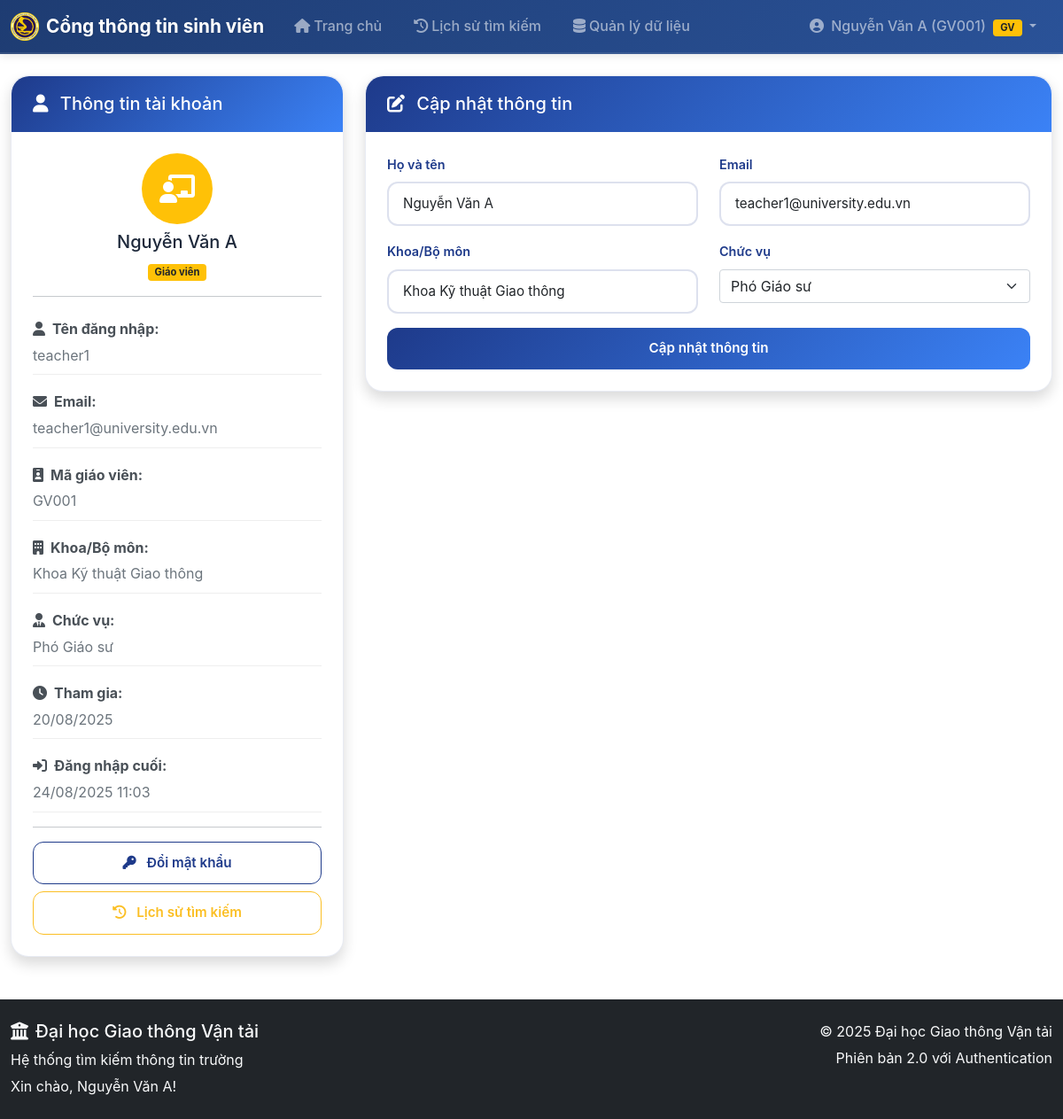
/profile (signed in), run on an earlier commit of the app's database.
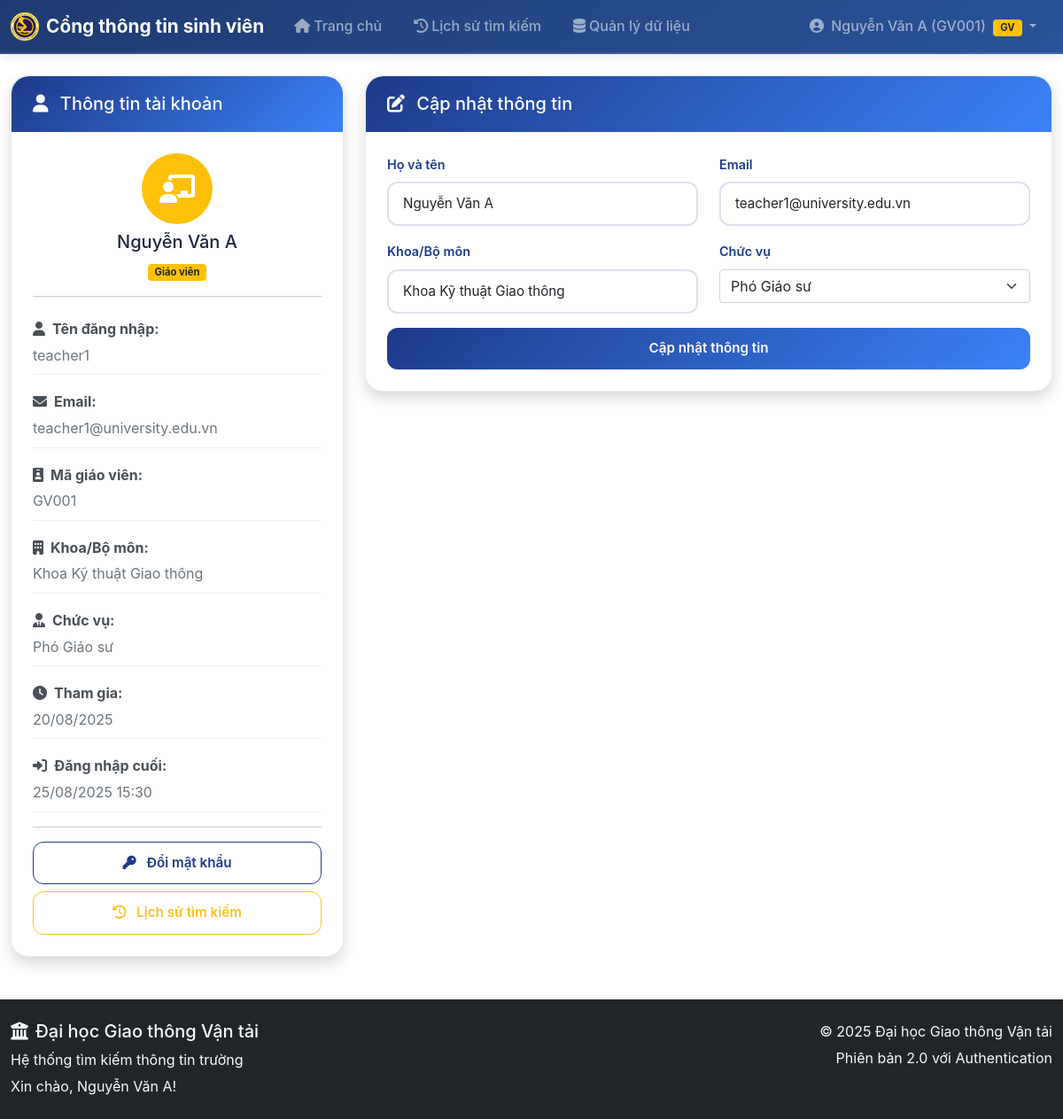
And on a later commit of the database.
### models.py (models this page shows, shortened)
class User(UserMixin, db.Model):
    id = db.Column(db.Integer, primary_key=True)
    username = db.Column(db.String(80), unique=True, nullable=False)
    email = db.Column(db.String(120), unique=True, nullable=False)
    password_hash = db.Column(db.String(255), nullable=False)
    full_name = db.Column(db.String(100), nullable=False)
    role = db.Column(db.String(20), nullable=False, default='teacher')
    teacher_id = db.Column(db.String(20), unique=True, nullable=True)  # Mã giáo viên
    department = db.Column(db.String(100), nullable=True)  # Khoa/Bộ môn
    position = db.Column(db.String(50), nullable=True)  # Chức vụ
    is_active = db.Column(db.Boolean, default=True, nullable=False)
    approval_status = db.Column(db.String(20), default='approved', nullable=False)  # 'pending', 'approved', 'rejected'
    created_at = db.Column(db.DateTime, default=datetime.utcnow)
    last_login = db.Column(db.DateTime, nullable=True)
    def is_teacher(self):
        return self.role == 'teacher'
    def is_admin(self):
        return self.username == 'admin' or self.role == 'admin'
    def get_display_name(self):
        if self.role == 'teacher' and self.teacher_id:
            return f"{self.full_name} ({self.teacher_id})"
        return self.full_name

### app.py (the view, shortened to what this page needs)
@app.route('/profile', methods=['GET', 'POST'])
@login_required
def profile():
    form = ProfileForm()
    if request.method == 'GET':
        form.full_name.data = current_user.full_name
        form.email.data = current_user.email
        form.department.data = current_user.department
        form.position.data = current_user.position
    return render_template('auth/profile.html', form=form)

### forms.py
class ProfileForm(FlaskForm):
    full_name = StringField('Họ và tên', validators=[
        DataRequired(message='Vui lòng nhập họ và tên'),
        Length(min=2, max=100, message='Họ tên phải từ 2-100 ký tự')
    ])
    email = StringField('Email', validators=[
        DataRequired(message='Vui lòng nhập email'),
        Email(message='Email không hợp lệ')
    ])
    major = StringField('Ngành học', validators=[Optional(), Length(max=100)])
    year = IntegerField('Năm học', validators=[Optional()])
    department = StringField('Khoa/Bộ môn', validators=[Optional(), Length(max=100)])
    position = SelectField('Chức vụ', choices=[
        ('', '-- Chọn chức vụ --'),
        ('giang_vien', 'Giảng viên'),
        ('pho_giao_su', 'Phó Giáo sư'),
        ('giao_su', 'Giáo sư'),
        ('truong_khoa', 'Trưởng khoa'),
        ('pho_truong_khoa', 'Phó Trưởng khoa'),
        ('truong_bo_mon', 'Trưởng bộ môn'),
        ('khac', 'Khác')
    ], validators=[Optional()])
    submit = SubmitField('Cập nhật thông tin')

### app.py (called while the page is built)
@login_manager.user_loader
def load_user(user_id):
    return db.session.get(User, int(user_id))

### templates/auth/profile.html (shortened to what the changed rows need)
{% extends "base.html" %}
{% block content %}
<div class="row">
    <div class="col-md-4">
        <div class="card shadow">
            <div class="card-body">
                <div class="text-center mb-3">
                    <div class="avatar-circle bg-warning text-white">
                        <i class="fas fa-chalkboard-teacher fa-2x"></i>
                    </div>
                    <h5 class="mt-2">{{ current_user.full_name }}</h5>
                    <span class="badge bg-warning text-dark">Giáo viên</span>
                </div>
                <div class="info-item">
                    <strong><i class="fas fa-user me-2"></i>Tên đăng nhập:</strong>
                    <span>{{ current_user.username }}</span>
                </div>
                <div class="info-item">
                    <strong><i class="fas fa-envelope me-2"></i>Email:</strong>
                    <span>{{ current_user.email }}</span>
                </div>
                <div class="info-item">
                    <strong><i class="fas fa-id-badge me-2"></i>Mã giáo viên:</strong>
                    <span>{{ current_user.teacher_id or 'Chưa cập nhật' }}</span>
                </div>
                <div class="info-item">
                    <strong><i class="fas fa-building me-2"></i>Khoa/Bộ môn:</strong>
                    <span>{{ current_user.department or 'Chưa cập nhật' }}</span>
                </div>
                <div class="info-item">
                    <strong><i class="fas fa-clock me-2"></i>Tham gia:</strong>
                    <span>{{ current_user.created_at.strftime('%d/%m/%Y') if current_user.created_at else 'N/A' }}</span>
                </div>
                <div class="info-item">
                    <strong><i class="fas fa-sign-in-alt me-2"></i>Đăng nhập cuối:</strong>
                    <span>{{ current_user.last_login.strftime('%d/%m/%Y %H:%M') if current_user.last_login else 'Chưa có' }}</span>
                </div>
            </div>
        </div>
    </div>
    <div class="col-md-8">
        <div class="card shadow">
            <div class="card-body">
                <form method="POST">
                    <div class="row">
                        <div class="col-md-6 mb-3">
                            {{ form.full_name.label(class="form-label") }}
                            {{ form.full_name(class="form-control" + (" is-invalid" if form.full_name.errors else "")) }}
                        </div>
                        <div class="col-md-6 mb-3">
                            {{ form.email.label(class="form-label") }}
                            {{ form.email(class="form-control" + (" is-invalid" if form.email.errors else "")) }}
                        </div>
                    </div>
                    <div class="row">
                        <div class="col-md-6 mb-3">
                            {{ form.department.label(class="form-label") }}
                            {{ form.department(class="form-control" + (" is-invalid" if form.department.errors else "")) }}
                        </div>
                        <div class="col-md-6 mb-3">
                            {{ form.position.label(class="form-label") }}
                            {{ form.position(class="form-select" + (" is-invalid" if form.position.errors else "")) }}
                        </div>
                    </div>
                </form>
            </div>
        </div>
    </div>
</div>
{% endblock %}

### templates/base.html (shortened to what the changed rows need)
<!DOCTYPE html>
<html lang="vi">
<head>
    <link href="https://cdn.jsdelivr.net/npm/bootstrap@5.1.3/dist/css/bootstrap.min.css" rel="stylesheet">
    <link rel="stylesheet" href="https://cdnjs.cloudflare.com/ajax/libs/font-awesome/6.0.0/css/all.min.css">
    <link rel="stylesheet" href="{{ url_for('static', filename='css/style.css') }}">
</head>
<body>
    <nav class="navbar navbar-expand-lg navbar-dark" style="background: linear-gradient(135deg, #1e3c72 0%, #2a5298 100%);">
        <div class="container">
            <div class="collapse navbar-collapse" id="navbarNav">
                <ul class="navbar-nav">
                    {% if current_user.is_authenticated %}
                        <li class="nav-item dropdown">
                            <a class="nav-link dropdown-toggle px-3" href="#" id="navbarDropdown" role="button" data-bs-toggle="dropdown">
                                <i class="fas fa-user-circle me-1"></i>
                                {{ current_user.get_display_name() }}
                                {% if current_user.is_authenticated and current_user.is_teacher() %}
                                    <span class="badge bg-warning text-dark ms-1">GV</span>
                                {% endif %}
                            </a>
                        </li>
                    {% endif %}
                </ul>
            </div>
        </div>
    </nav>
    <main class="container mt-4">
        {% block content %}{% endblock %}
    </main>
    <footer class="bg-dark text-light py-4 mt-5">
        <div class="container">
            <div class="row">
                <div class="col-md-6">
                    <h5><i class="fas fa-university me-2"></i>Đại học Giao thông Vận tải</h5>
                    <p class="mb-1">Hệ thống tìm kiếm thông tin trường</p>
                    <p class="mb-0">
                        {% if current_user.is_authenticated %}
                            Xin chào, {{ current_user.full_name }}!
                        {% else %}
                            Tìm kiếm mở cho tất cả mọi người - Không cần đăng nhập
                        {% endif %}
                    </p>
                </div>
            </div>
        </div>
    </footer>
</body>
</html>

What changed in the data, as far as the page shows it:
changed User "Nguyễn Văn A": last_login "24/08/2025 11:03" → "25/08/2025 15:30"
